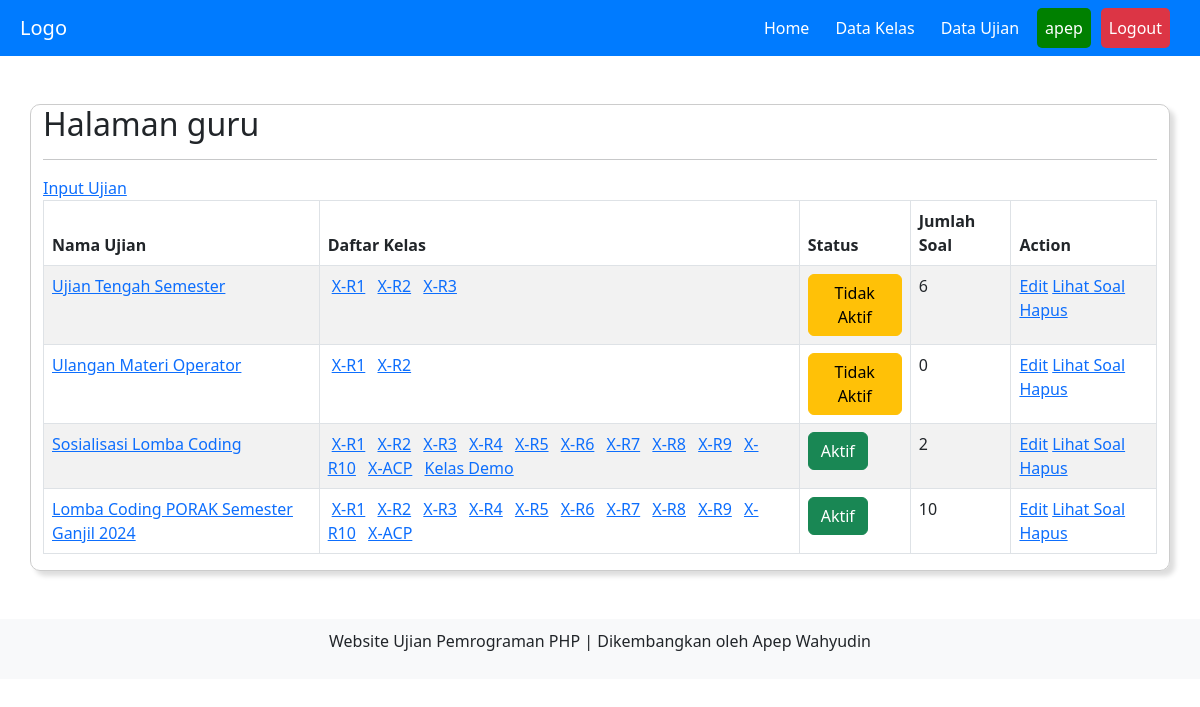
The page /guru/home.php (signed in) on the database its author committed.
### tables this page shows
CREATE TABLE `ujian` (
  `id_ujian` int(11) NOT NULL,
  `nama_ujian` varchar(50) NOT NULL,
  `status` varchar(15) NOT NULL,
  `id_guru` int(11) NOT NULL
);

CREATE TABLE `ujian_kelas` (
  `id_ujian_kelas` int(11) NOT NULL,
  `id_ujian` int(11) NOT NULL,
  `id_kelas` int(11) NOT NULL
);

CREATE TABLE `kelas` (
  `id_kelas` int(11) NOT NULL,
  `nama_kelas` varchar(10) NOT NULL,
  `status` enum('aktif','nonaktif') NOT NULL,
  `id_guru` int(11) NOT NULL
);

### guru/ujian.php (the view, shortened to what this page needs)
<a href="home.php?page=input_ujian">Input Ujian</a>
<table id="myTable" class="table table-striped table-bordered" style="width:100%">
    <thead>
        <tr>
            <th>Nama Ujian</th>
            <th>Daftar Kelas</th>
            <th>Status</th>
            <th>Jumlah Soal</th>
            <th>Action</th>
        </tr>
    </thead>
    <tbody>
        <?php
        $id_guru = $_SESSION['id_guru'];
        $qry_ujian = mysqli_query($koneksi, "SELECT * FROM ujian WHERE id_guru = '$id_guru'");
        while ($data_ujian = mysqli_fetch_assoc($qry_ujian)) {
            ?>
            <tr>
                <td><a href="home.php?page=nilai_ujian&id_ujian=<?= $data_ujian["id_ujian"];?>"><?= $data_ujian['nama_ujian']; ?></a></td>
                <td>
                    <?php
                    $query_kelas = mysqli_query($koneksi, "SELECT ujian_kelas.id_ujian_kelas, kelas.nama_kelas, kelas.id_kelas
                                    FROM ujian_kelas
                                    INNER JOIN kelas ON ujian_kelas.id_kelas = kelas.id_kelas
                                    WHERE ujian_kelas.id_ujian = '$data_ujian[id_ujian]'
                                    ORDER BY ujian_kelas.id_kelas ASC");
                    while ($data_kelas = mysqli_fetch_assoc($query_kelas)) {
                        ?>
                        <a class="mx-1 mb-2" href="home.php?page=nilai&id_ujian=<?= $data_ujian["id_ujian"];?>&id_kelas=<?= $data_kelas["id_kelas"];?>"><?= $data_kelas["nama_kelas"];?></a>
                        <?php
                    }
                    ?>
                </td>
                <td>
                    <?php
                    if ($data_ujian['status'] == 'aktif') {
                        $class = 'btn-success';
                        $action = 'deactive';
                    } else {
                        $class = 'btn-warning';
                        $action = 'active';
                    }
                    echo "<a
                    href='ubah_status_ujian.php?action=$action&id_ujian=$data_ujian[id_ujian]' class='btn {$class}'>"
                    . ucwords($data_ujian['status']) . "</a>"; ?>
                </td>
                <td>
                    <?php
                    $qry_Soal = mysqli_query($koneksi, "SELECT soal FROM soal WHERE id_ujian='$data_ujian[id_ujian]'");
                    $jmlh_soal = mysqli_num_rows($qry_Soal);
                    echo $jmlh_soal;
                    ?>
                </td>
                <td>
                    <?= "<a href='home.php?page=soal&id_ujian=" . $data_ujian['id_ujian'] . "'>Edit</a>" ?>
                    <?= "<a href='home.php?page=soal&id_ujian=" . $data_ujian['id_ujian'] . "'>Lihat Soal</a>" ?>
                    <a href="hapus_ujian.php?id_ujian=<?= $data_ujian['id_ujian']; ?>"
                        onclick="return confirm('Data ujian akan dihapus! Lanjutkan?')">Hapus</a>
                </td>
            </tr>
            <?php
        }
        ?>
    </tbody>
</table>

### rows shown on the page
ujian: nama_ujian "Ujian Tengah Semester", status "Tidak Aktif", jmlh_soal "6"
ujian_kelas: id_kelas.nama_kelas "X-R1"
ujian_kelas: id_kelas.nama_kelas "X-R2"
ujian_kelas: id_kelas.nama_kelas "X-R3"
ujian: nama_ujian "Ulangan Materi Operator", status "Tidak Aktif", jmlh_soal "0"
ujian_kelas: id_kelas.nama_kelas "X-R1"
ujian_kelas: id_kelas.nama_kelas "X-R2"
ujian: nama_ujian "Sosialisasi Lomba Coding", status "Aktif", jmlh_soal "2"
ujian_kelas: id_kelas.nama_kelas "X-R1"
ujian_kelas: id_kelas.nama_kelas "X-R2"
ujian_kelas: id_kelas.nama_kelas "X-R3"
ujian_kelas: id_kelas.nama_kelas "X-R4"
ujian_kelas: id_kelas.nama_kelas "X-R5"
ujian_kelas: id_kelas.nama_kelas "X-R6"
ujian_kelas: id_kelas.nama_kelas "X-R7"
ujian_kelas: id_kelas.nama_kelas "X-R8"
ujian_kelas: id_kelas.nama_kelas "X-R9"
ujian_kelas: id_kelas.nama_kelas "X-R10"
ujian_kelas: id_kelas.nama_kelas "X-ACP"
ujian_kelas: id_kelas.nama_kelas "Kelas Demo"
ujian: nama_ujian "Lomba Coding PORAK Semester Ganjil 2024", status "Aktif", jmlh_soal "10"
ujian_kelas: id_kelas.nama_kelas "X-R1"
ujian_kelas: id_kelas.nama_kelas "X-R2"
ujian_kelas: id_kelas.nama_kelas "X-R3"
ujian_kelas: id_kelas.nama_kelas "X-R4"
ujian_kelas: id_kelas.nama_kelas "X-R5"
ujian_kelas: id_kelas.nama_kelas "X-R6"
ujian_kelas: id_kelas.nama_kelas "X-R7"
ujian_kelas: id_kelas.nama_kelas "X-R8"
ujian_kelas: id_kelas.nama_kelas "X-R9"
ujian_kelas: id_kelas.nama_kelas "X-R10"
ujian_kelas: id_kelas.nama_kelas "X-ACP"

### other values the page prints
$_SESSION["username"] "apep"
$_SESSION['level'] "guru"
